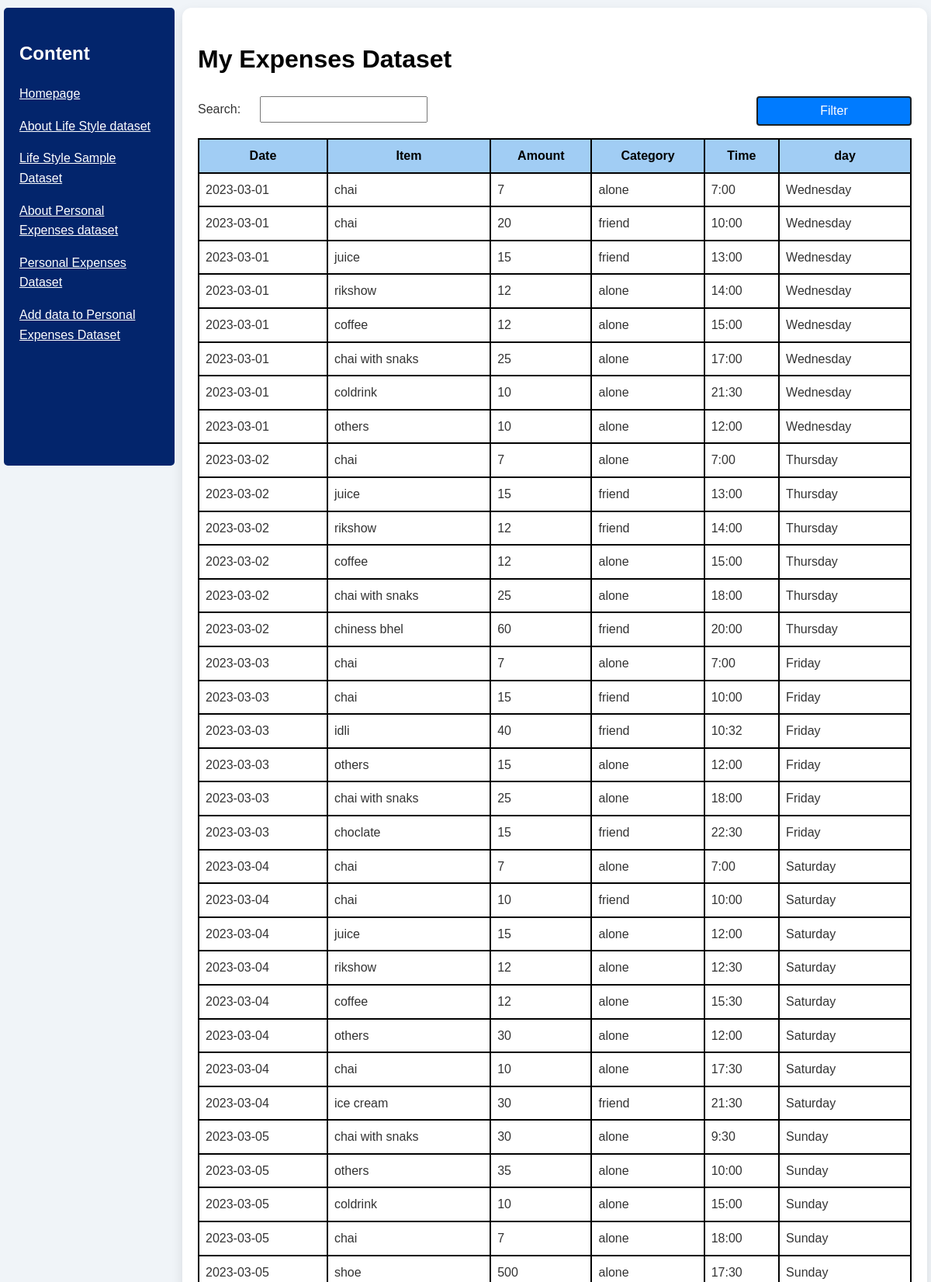
Screenshot of /filter_personal_expenses_dataset (upper part) with the database file from the repository.
### tables this page shows
CREATE TABLE "PersonalExpenses_table" (
"Date" TEXT,
  "Item" TEXT,
  "Amount" INTEGER,
  "Category" TEXT,
  "Time" TEXT,
  "day" TEXT
);

### website/app.py (the view)
@app.route('/filter_personal_expenses_dataset', methods=['GET', 'POST'])
def filter_personal_expenses_dataset():
    conn = sqlite3.connect('database/PersonalExpenses_DB.db')
    cursor = conn.cursor()
    cursor.execute('SELECT * FROM PersonalExpenses_table')
    data = cursor.fetchall()
    headings = [description[0] for description in cursor.description]
    filtered_data = data  # Start with all data
    search_query = ""
    if request.method == 'POST':
            search_query = request.form.get('search_query', '').lower()
            if search_query:
                filtered_data = [item for item in data if search_query in item[0] or search_query in item[1].lower() or search_query in item[3].lower() or search_query in item[5].lower()]
    return render_template('filter_personal_expenses_dataset.html', headings=headings, data=filtered_data, search_query=search_query)

### website/templates/filter_personal_expenses_dataset.html (shortened to what this page needs)
<!DOCTYPE html>
<html lang="en">
    <head>
        <link rel="stylesheet" href="static/theme_style.css">
    </head>
    <body>
        <nav>
            <h2>Content</h2>
            <p><a href="/">Homepage</a></p>
            <p><a href="about_life_style">About Life Style dataset</a></p>
            <p><a href="life_style_sample_dataset">Life Style Sample Dataset</a></p>
            <p><a href="about_personal_expenses">About Personal Expenses dataset</a></p>
            <p><a href="filter_personal_expenses_dataset">Personal Expenses Dataset</a></p>
            <p><a href="submit">Add data to Personal Expenses Dataset</a></p>
        </nav>
        <main class="container">
            <h1>My Expenses Dataset</h1>
            <form method="POST">
                <label for="search_query" class ="form__label">Search:</label>
                <input type="text" id="search_query" name="search_query" value="{{ search_query }}" class = "form__input">
                <input type="submit" value="Filter" class = "form_submit form__input">
            </form>
            <table>
                <thead>
                    <tr>
                    {% for header in headings %}
                    <th>{{ header }}</th>
                    {% endfor %}
                    </tr>
                </thead>
                <tbody>
                    {% for row in data %}
                    <tr>
                        {% for cell in row %}
                        <td>{{ cell }}</td>
                        {% endfor %}
                    </tr>
                    {% else %}
                    <tr>
                        <td colspan="6">No results found.</td>
                    </tr>
                    {% endfor %}
                </tbody>
            </table>
        </main>
</body>
</html>

### website/static/theme_style.css (style rules this page uses)
body { margin: 10px 5px 5px; font-family: sans-serif; background-repeat: no-repeat; background-attachment: fixed; background-size: cover; background-color: #f0f4f8; color: #333; line-height: 1.6; height: 100%; display: block; }
h1 { color: #000000; }
p { margin-bottom: 15px; }
.container { min-height: 550px; margin: auto; background-color: #ffffff; border-radius: 12px; box-shadow: 0 6px 15px rgba(0, 0, 0, 0.1); margin-left: 230px; }
nav { position: fixed; border-radius: 5px; float: left; color: #fff; background-color: #03256C; padding: 20px 20px; min-height: 550px; width: 180px; }
nav a { color: #fff; }
main { height: 100%; padding: 20px; float: center; margin-left: 230px; }
table { border-collapse: collapse; width: 100%; margin-top: 20px; }
th, td { border: 2px solid black; padding: 8px; text-align: left; }
th { background-color: #A1CDF4; text-align: center; color: black; }
.form__input { font-size: 1rem; padding: 6px; width: 200px; }
.form__label { margin-right: 20px; }
.form_submit { padding: 8px 16px; background-color: #007bff; color: white; border: 2px solid #1c2023; border-radius: 4px; float: right; cursor: pointer; }

### rows the page displays
PersonalExpenses_table: Date "2023-03-01", Item "chai", row "7", Category "alone", Time "7:00", day "Wednesday"
PersonalExpenses_table: Date "2023-03-01", Item "chai", row "20", Category "friend", Time "10:00", day "Wednesday"
PersonalExpenses_table: Date "2023-03-01", Item "juice", row "15", Category "friend", Time "13:00", day "Wednesday"
PersonalExpenses_table: Date "2023-03-01", Item "rikshow", row "12", Category "alone", Time "14:00", day "Wednesday"
PersonalExpenses_table: Date "2023-03-01", Item "coffee", row "12", Category "alone", Time "15:00", day "Wednesday"
PersonalExpenses_table: Date "2023-03-01", Item "chai with snaks", row "25", Category "alone", Time "17:00", day "Wednesday"
PersonalExpenses_table: Date "2023-03-01", Item "coldrink", row "10", Category "alone", Time "21:30", day "Wednesday"
PersonalExpenses_table: Date "2023-03-01", Item "others", row "10", Category "alone", Time "12:00", day "Wednesday"
PersonalExpenses_table: Date "2023-03-02", Item "chai", row "7", Category "alone", Time "7:00", day "Thursday"
PersonalExpenses_table: Date "2023-03-02", Item "juice", row "15", Category "friend", Time "13:00", day "Thursday"
PersonalExpenses_table: Date "2023-03-02", Item "rikshow", row "12", Category "friend", Time "14:00", day "Thursday"
PersonalExpenses_table: Date "2023-03-02", Item "coffee", row "12", Category "alone", Time "15:00", day "Thursday"
PersonalExpenses_table: Date "2023-03-02", Item "chai with snaks", row "25", Category "alone", Time "18:00", day "Thursday"
PersonalExpenses_table: Date "2023-03-02", Item "chiness bhel", row "60", Category "friend", Time "20:00", day "Thursday"
PersonalExpenses_table: Date "2023-03-03", Item "chai", row "7", Category "alone", Time "7:00", day "Friday"
PersonalExpenses_table: Date "2023-03-03", Item "chai", row "15", Category "friend", Time "10:00", day "Friday"
PersonalExpenses_table: Date "2023-03-03", Item "idli", row "40", Category "friend", Time "10:32", day "Friday"
PersonalExpenses_table: Date "2023-03-03", Item "others", row "15", Category "alone", Time "12:00", day "Friday"
PersonalExpenses_table: Date "2023-03-03", Item "chai with snaks", row "25", Category "alone", Time "18:00", day "Friday"
PersonalExpenses_table: Date "2023-03-03", Item "choclate", row "15", Category "friend", Time "22:30", day "Friday"
PersonalExpenses_table: Date "2023-03-04", Item "chai", row "7", Category "alone", Time "7:00", day "Saturday"
PersonalExpenses_table: Date "2023-03-04", Item "chai", row "10", Category "friend", Time "10:00", day "Saturday"
PersonalExpenses_table: Date "2023-03-04", Item "juice", row "15", Category "alone", Time "12:00", day "Saturday"
PersonalExpenses_table: Date "2023-03-04", Item "rikshow", row "12", Category "alone", Time "12:30", day "Saturday"
PersonalExpenses_table: Date "2023-03-04", Item "coffee", row "12", Category "alone", Time "15:30", day "Saturday"
PersonalExpenses_table: Date "2023-03-04", Item "others", row "30", Category "alone", Time "12:00", day "Saturday"
PersonalExpenses_table: Date "2023-03-04", Item "chai", row "10", Category "alone", Time "17:30", day "Saturday"
PersonalExpenses_table: Date "2023-03-04", Item "ice cream", row "30", Category "friend", Time "21:30", day "Saturday"
PersonalExpenses_table: Date "2023-03-05", Item "chai with snaks", row "30", Category "alone", Time "9:30", day "Sunday"
PersonalExpenses_table: Date "2023-03-05", Item "others", row "35", Category "alone", Time "10:00", day "Sunday"
PersonalExpenses_table: Date "2023-03-05", Item "coldrink", row "10", Category "alone", Time "15:00", day "Sunday"
PersonalExpenses_table: Date "2023-03-05", Item "chai", row "7", Category "alone", Time "18:00", day "Sunday"
PersonalExpenses_table: Date "2023-03-05", Item "shoe", Amount "500", Category "alone", Time "17:30", day "Sunday"

### other values shown
{{ header }} "Date" "Item" "Amount" "Category" "Time" "day"
